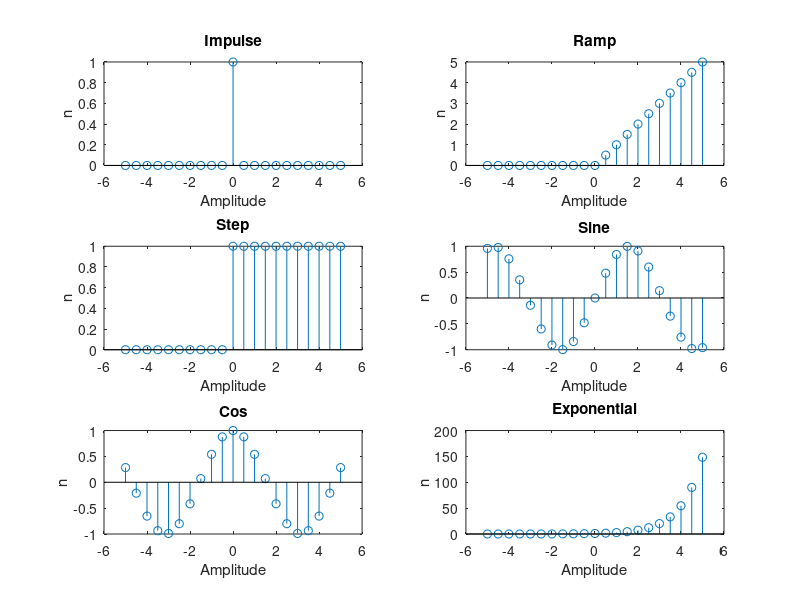

Write MATLAB code to recreate this figure.
clc;
close all;
n = -5:0.5:5;

%Impulse function
y = (n==0);
subplot(3,2,1);
stem(n,y);
xlabel('Amplitude');
ylabel('n');
title('Impulse');

% Ramp Function
y1 = n.*(n>=0);
subplot(3,2,2);
stem(n,y1);
xlabel('Amplitude');
ylabel('n');
title('Ramp');

% Step Function
y2 = (n>=0);
subplot(3,2,3);
stem(n,y2);
xlabel('Amplitude');
ylabel('n');
title('Step');

% Sine wave
y3 = sin(n);
subplot(3,2,4);
stem(n,y3);
xlabel('Amplitude');
ylabel('n');
title('Sine');

% Cosine Wave
y4 = cos(n);
subplot(3,2,5);
stem(n,y4);
xlabel('Amplitude');
ylabel('n');
title('Cos');

% exponetial
y5 = exp(n);
subplot(3,2,6);
stem(n,y5);
xlabel('Amplitude');
ylabel('n');
title('Exponential');
